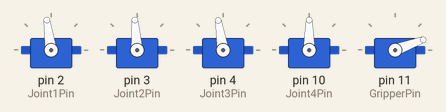
Simulated run of this sketch. Board: Arduino Uno, built with avr-gcc and run on an emulated ATmega328P. Parts: 5 × servo.

Above: at 10.3 s.
At 12.58 s:
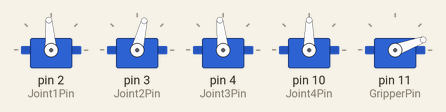
At 14.8 s:
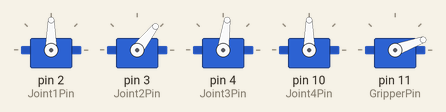
At 16.2 s:
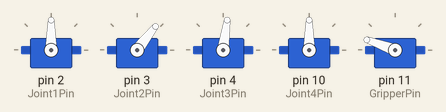
At 23.3 s:
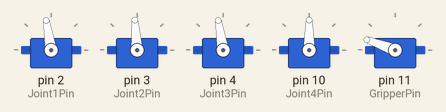
At 30.6 s:
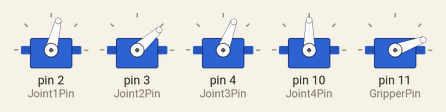
Timing chart, 0 to 40.0 s (numbered marks = the images above):
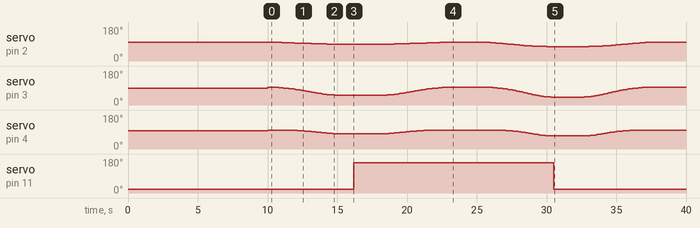

The sketch:

Trajectory_Task1Arduino.ino
```cpp
#include <Servo.h>
#include <math.h>

#define Joint1Pin 2
#define Joint2Pin 3
#define Joint3Pin 4
#define Joint4Pin 10
#define GripperPin 11
#define pi 3.14159265358979323846

int XPin = A1;
int YPin = A2;
int ZPin = A3;


// Servo Objects
Servo Joint1;
Servo Joint2;
Servo Joint3;
Servo Joint4;
Servo Gripper;

// Starting Joint Angles
int Joint1Angle = 90;
int Joint2Angle = 90;
int Joint3Angle = 90;
int Joint4Angle = 90;

int GripperOpen = 20;
int GripperClose = 160;

// Joint Angle Offsets
int Joint1Offset = 9; // Your value may be different
int Joint2Offset = 0; // Your value may be different
int Joint3Offset = 6; // Your value may be different

// Link lengths
float L2 = 93;
float L3 = 105;
float L4 = 74;
float L34 = 179;


void setup()
{
 Serial.begin(9600);
 Joint1.attach(Joint1Pin);
 Joint2.attach(Joint2Pin);
 Joint3.attach(Joint3Pin);
 Joint4.attach(Joint4Pin);
 Gripper.attach(GripperPin);

 Joint1.write(Joint1Angle+Joint1Offset);
 Joint2.write(Joint2Angle+Joint2Offset);
 Joint3.write(Joint3Angle+Joint3Offset);
 Joint4.write(Joint4Angle);
 Gripper.write(GripperOpen); // Open gripper

 delay(10000);
}
void loop()
{

float Xstart = 0;
float Ystart = 171.5;
float Zstart = 97.5;

float XPosition = 0;
float YPosition = 0;
float ZPosition = 0;

float Xobject = 32.5664;
float Yobject = 218.0603;
float Zobject = 0.4304;

float Xnew = 89.94;
float Ynew = Yobject;
float Znew = Zobject;

int i;
//first movement
  float u0x = Xstart, ufx = Xobject, u0y = Ystart, ufy = Yobject, u0z = Zstart, ufz = Zobject, tf = 5, t[51];

  float a0x = u0x;
  float a1x = 0;
  float a2x = (3/(tf*tf)) * (ufx - u0x);
  float a3x = (-2/(tf*tf*tf)) * (ufx-u0x);

  float a0y = u0y;
  float a1y = 0;
  float a2y = (3/(tf*tf)) * (ufy - u0y);
  float a3y = (-2/(tf*tf*tf)) * (ufy-u0y);

  float a0z = u0z;
  float a1z = 0;
  float a2z = (3/(tf*tf)) * (ufz - u0z);
  float a3z = (-2/(tf*tf*tf)) * (ufz-u0z);


// placing object in new position
  float ufx2 = Xnew, ufy2 = Ynew, ufz2 = Znew;

  float a0x2 = u0x;
  float a1x2 = 0;
  float a2x2 = (3/(tf*tf)) * (ufx2 - u0x);
  float a3x2 = (-2/(tf*tf*tf)) * (ufx2-u0x);

  float a0y2 = u0y;
  float a1y2 = 0;
  float a2y2 = (3/(tf*tf)) * (ufy2 - u0y);
  float a3y2 = (-2/(tf*tf*tf)) * (ufy2-u0y);

  float a0z2 = u0z;
  float a1z2 = 0;
  float a2z2 = (3/(tf*tf)) * (ufz2 - u0z);
  float a3z2 = (-2/(tf*tf*tf)) * (ufz2-u0z);

  float ok = 0;
  for(i = 0; i < 51; i++){
    t[i] = ok;
    ok = ok + 0.1;
  }

  //grabbing the object
  for(i = 0; i < 51; i++){
    XPosition = a0x + a1x*t[i] + a2x * t[i] * t[i] + a3x*t[i] * t[i] * t[i];
    YPosition = a0y + a1y*t[i] + a2y * t[i] * t[i] + a3y*t[i] * t[i] * t[i];
    ZPosition = a0z + a1z*t[i] + a2z * t[i] * t[i] + a3z*t[i] * t[i] * t[i];

    //theta1
    float theta1 = atan2(YPosition,XPosition) * 180 / pi;

    //theta2
    float I1 = sqrt(XPosition * XPosition + YPosition * YPosition + ZPosition * ZPosition);
    float alpha = asin(ZPosition / I1);
    float beta = acos((I1 * I1 + 93.0 * 93.0 - 179.0 * 179)/(2 * I1 * 93.0));
    float theta2 = (alpha + beta) * 180 / pi;


    //theta3
    float a = sqrt(XPosition * XPosition + YPosition * YPosition + ZPosition * ZPosition);
    float theta3 = (pi - acos(((93) * 93.0 + (179) * 179 - a * a) / (2.0 * 93 * 179))) * 180/pi;


   Joint1.write(theta1+Joint1Offset);
   Joint2.write(theta2+Joint2Offset);
   Joint3.write(theta3+Joint3Offset);
   Joint4.write(Joint4Angle);
   delay(100);
  }

  delay(1000);
  Gripper.write(GripperClose);
  delay(2000);

  //bringing back to initial position
  for(i = 50; i >= 0; i--){
    XPosition = a0x + a1x*t[i] + a2x * t[i] * t[i] + a3x*t[i] * t[i] * t[i];
    YPosition = a0y + a1y*t[i] + a2y * t[i] * t[i] + a3y*t[i] * t[i] * t[i];
    ZPosition = a0z + a1z*t[i] + a2z * t[i] * t[i] + a3z*t[i] * t[i] * t[i];

    //theta1
    float theta1 = atan2(YPosition,XPosition) * 180 / pi;

    //theta2
    float I1 = sqrt(XPosition * XPosition + YPosition * YPosition + ZPosition * ZPosition);
    float alpha = asin(ZPosition / I1);
    float beta = acos((I1 * I1 + 93.0 * 93.0 - 179.0 * 179)/(2 * I1 * 93.0));
    float theta2 = (alpha + beta) * 180 / pi;


    //theta3
    float a = sqrt(XPosition * XPosition + YPosition * YPosition + ZPosition * ZPosition);
    float theta3 = (pi - acos(((93) * 93.0 + (179) * 179 - a * a) / (2.0 * 93 * 179))) * 180/pi;


   Joint1.write(theta1+Joint1Offset);
   Joint2.write(theta2+Joint2Offset);
   Joint3.write(theta3+Joint3Offset);
   Joint4.write(Joint4Angle);
   delay(100);
  }

  delay(2000);

  //bringing to new position
  for(i = 0; i < 51; i++){
    XPosition  = a0x2 + a1x2*t[i] + a2x2 * t[i] * t[i] + a3x2*t[i] * t[i] * t[i];
    YPosition = a0y2 + a1y2*t[i] + a2y2 * t[i] * t[i] + a3y2*t[i] * t[i] * t[i];
    ZPosition = a0z2 + a1z2*t[i] + a2z2 * t[i] * t[i] + a3z2*t[i] * t[i] * t[i];

    //theta1
    float theta1 = atan2(YPosition,XPosition) * 180 / pi;

    //theta2
    float I1 = sqrt(XPosition * XPosition + YPosition * YPosition + ZPosition * ZPosition);
    float alpha = asin(ZPosition / I1);
    float beta = acos((I1 * I1 + 93.0 * 93.0 - 179.0 * 179)/(2 * I1 * 93.0));
    float theta2 = (alpha + beta) * 180 / pi;


    //theta3
    float a = sqrt(XPosition * XPosition + YPosition * YPosition + ZPosition * ZPosition);
    float theta3 = (pi - acos(((93) * 93.0 + (179) * 179 - a * a) / (2.0 * 93 * 179))) * 180/pi;


   Joint1.write(theta1+Joint1Offset);
   Joint2.write(theta2+Joint2Offset);
   Joint3.write(theta3+Joint3Offset);
   Joint4.write(Joint4Angle);
   delay(100);
  }

  Gripper.write(GripperOpen);
  delay(2000);

    //bringing to initial position again
  for(i = 50; i >= 0; i--){
    XPosition  = a0x2 + a1x2*t[i] + a2x2 * t[i] * t[i] + a3x2*t[i] * t[i] * t[i];
    YPosition = a0y2 + a1y2*t[i] + a2y2 * t[i] * t[i] + a3y2*t[i] * t[i] * t[i];
    ZPosition = a0z2 + a1z2*t[i] + a2z2 * t[i] * t[i] + a3z2*t[i] * t[i] * t[i];

    //theta1
    float theta1 = atan2(YPosition,XPosition) * 180 / pi;

    //theta2
    float I1 = sqrt(XPosition * XPosition + YPosition * YPosition + ZPosition * ZPosition);
    float alpha = asin(ZPosition / I1);
    float beta = acos((I1 * I1 + 93.0 * 93.0 - 179.0 * 179)/(2 * I1 * 93.0));
    float theta2 = (alpha + beta) * 180 / pi;

    //theta3
    float a = sqrt(XPosition * XPosition + YPosition * YPosition + ZPosition * ZPosition);
    float theta3 = (pi - acos(((93) * 93.0 + (179) * 179 - a * a) / (2.0 * 93 * 179))) * 180/pi;


   Joint1.write(theta1+Joint1Offset);
   Joint2.write(theta2+Joint2Offset);
   Joint3.write(theta3+Joint3Offset);
   Joint4.write(Joint4Angle);
   delay(100);
  }

  delay(2000);
}
```

Measured:
- by itself, servo on pin 4 (Joint3Pin): 96° → 99° at 10.0 s, → 98° 1.7 s later, → 97° 0.41 s later, → 96° 0.30 s later, … (89 changes in this stretch)
- by itself, servo on pin 11 (GripperPin): 20° → 160° at 16.2 s, → 20° 14.3 s later
- by itself, servo on pin 3 (Joint2Pin): 90° → 94° at 10.0 s, → 93° 0.51 s later, → 92° 0.30 s later, → 91° 0.20 s later, … (151 changes in this stretch)
